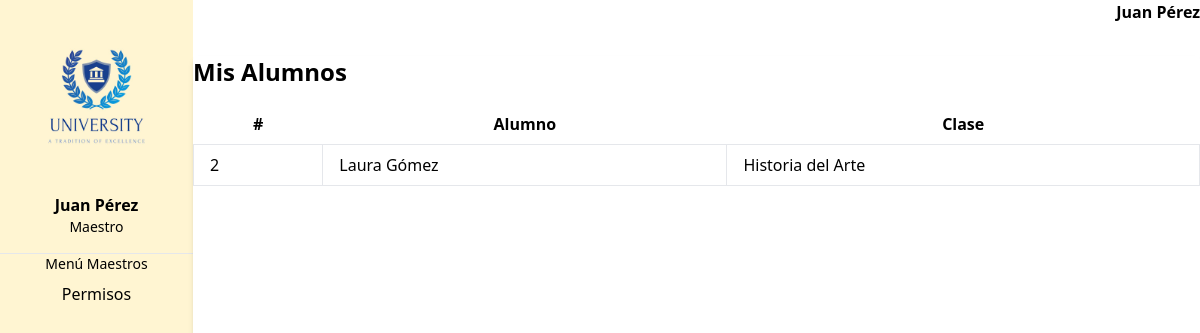
Screenshot of /misalumnos.php (signed in) with the database file from the repository.
### tables this page shows
CREATE TABLE `alumnos` (
  `id` int(11) NOT NULL,
  `nombre` varchar(255) NOT NULL,
  `email` varchar(255) NOT NULL,
  `clase_id` int(11) NOT NULL
);

CREATE TABLE `clases` (
  `id` int(11) NOT NULL,
  `nombre` varchar(255) NOT NULL
);

### misalumnos.php (the view, shortened to what this page needs)
<?php
   $servername = "localhost";
    $username = "id21126023_admin";
    $password = "Roman18*";
    $dbname = "id21126023_universidad";
$conn = new mysqli($servername, $username, $password, $dbname);
$maestro_id = $_SESSION['user_id'];
$sql = "SELECT a.id AS alumno_id, a.nombre AS alumno_nombre, c.nombre AS clase_nombre
        FROM alumnos a
        INNER JOIN clases c ON a.clase_id = c.id
        INNER JOIN maestros m ON c.id = m.clase_id
        WHERE m.id = $maestro_id";
$result = $conn->query($sql);
?>
<!DOCTYPE html>
<html lang="es">
<head>
    <link href="/dist/output.css" rel="stylesheet">
</head>
<body class="bg-white flex">
    <div class="bg-[#fff5d2] w-1/4 py-4 px-6 h-screen fixed top-0 left-0 bottom-0 overflow-y-auto border-r-2 border-gray-300">
    <center> <img src="./assets/logo.jpg" width="230" height="70" class="self-center"></center>
    <div class="mb-4 text-center">
        <p class="text-xl font-semibold"><?= $_SESSION['user_name'] ?></p>
        <p class="text-sm">Maestro</p>
    </div>
    <hr class="border-t border-gray-700 my-4">
    <p class="text-sm mb-2 text-center">Menú Maestros</p>
    <ul class="space-y-2">
        <li class="flex justify-center"><a href="misalumnos.php" class="text-black hover:text-gray-400"><span class="mr-2">Permisos</span><i class="fas fa-user-shield"></i></a></li>
    </ul>
</div>
    <div class="flex-grow py-4 px-6 w-full">
        <div class="flex justify-end mb-4 w-full">
        <div class="flex justify-end mb-4 w-full">
        <div class="relative">
            <button class="user-button text-gray-800 font-semibold">
                <?= $_SESSION['user_name'] ?>
            </button>
        </div>
        </div>            </div>
        <div class="bg-white p-4 rounded shadow-md h-screen">
            <h2 class="text-2xl font-semibold mb-4">Mis Alumnos</h2>
            <table class="w-full">
                <thead>
                    <tr>
                        <th class="px-4 py-2">#</th>
                        <th class="px-4 py-2">Alumno</th>
                        <th class="px-4 py-2">Clase</th>
                    </tr>
                </thead>
                <tbody>
                    <?php
                    if ($result->num_rows > 0) {
                        while ($row = $result->fetch_assoc()) {
                            echo '<tr>';
                            echo '<td class="border px-4 py-2">' . $row['alumno_id'] . '</td>';
                            echo '<td class="border px-4 py-2">' . $row['alumno_nombre'] . '</td>';
                            echo '<td class="border px-4 py-2">' . $row['clase_nombre'] . '</td>';
                            echo '</tr>';
                        }
                    } else {
                        echo '<tr><td colspan="3">No se encontraron alumnos asignados</td></tr>';
                    }
                    ?>
                </tbody>
            </table>
        </div>
    </div>
</body>
</html>

### rows the page displays
alumnos: id "2", nombre "Laura Gómez", clase.nombre "Historia del Arte"

### other values shown
$_SESSION['user_name'] "Juan Pérez"
